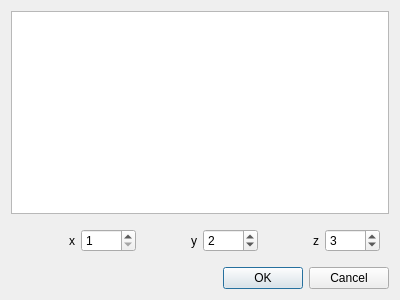
<?xml version="1.0" encoding="UTF-8"?>
<ui version="4.0">
 <class>Dialog</class>
 <widget class="QDialog" name="Dialog">
  <property name="geometry">
   <rect>
    <x>0</x>
    <y>0</y>
    <width>400</width>
    <height>300</height>
   </rect>
  </property>
  <property name="windowTitle">
   <string>Plot PCA</string>
  </property>
  <layout class="QVBoxLayout" name="verticalLayout">
   <item>
    <widget class="QTextBrowser" name="textBrowser">
     <property name="sizePolicy">
      <sizepolicy hsizetype="Expanding" vsizetype="Expanding">
       <horstretch>9</horstretch>
       <verstretch>9</verstretch>
      </sizepolicy>
     </property>
    </widget>
   </item>
   <item>
    <widget class="QWidget" name="verticalWidget" native="true">
     <property name="sizePolicy">
      <sizepolicy hsizetype="Preferred" vsizetype="Preferred">
       <horstretch>1</horstretch>
       <verstretch>1</verstretch>
      </sizepolicy>
     </property>
     <layout class="QHBoxLayout" name="horizontalLayout">
      <item alignment="Qt::AlignRight">
       <widget class="QLabel" name="xLabel">
        <property name="text">
         <string>x</string>
        </property>
       </widget>
      </item>
      <item>
       <widget class="QDoubleSpinBox" name="xSpinBox">
        <property name="decimals">
         <number>0</number>
        </property>
        <property name="minimum">
         <double>1.000000000000000</double>
        </property>
        <property name="value">
         <double>1.000000000000000</double>
        </property>
       </widget>
      </item>
      <item alignment="Qt::AlignRight">
       <widget class="QLabel" name="yLabel">
        <property name="text">
         <string>y</string>
        </property>
       </widget>
      </item>
      <item>
       <widget class="QDoubleSpinBox" name="ySpinBox">
        <property name="decimals">
         <number>0</number>
        </property>
        <property name="minimum">
         <double>1.000000000000000</double>
        </property>
        <property name="value">
         <double>2.000000000000000</double>
        </property>
       </widget>
      </item>
      <item alignment="Qt::AlignRight">
       <widget class="QLabel" name="zLabel">
        <property name="text">
         <string>z</string>
        </property>
       </widget>
      </item>
      <item>
       <widget class="QDoubleSpinBox" name="zSpinBox">
        <property name="decimals">
         <number>0</number>
        </property>
        <property name="minimum">
         <double>1.000000000000000</double>
        </property>
        <property name="value">
         <double>3.000000000000000</double>
        </property>
       </widget>
      </item>
     </layout>
    </widget>
   </item>
   <item>
    <widget class="QDialogButtonBox" name="buttonBox">
     <property name="sizePolicy">
      <sizepolicy hsizetype="Expanding" vsizetype="Fixed">
       <horstretch>0</horstretch>
       <verstretch>1</verstretch>
      </sizepolicy>
     </property>
     <property name="standardButtons">
      <set>QDialogButtonBox::Cancel|QDialogButtonBox::Ok</set>
     </property>
    </widget>
   </item>
  </layout>
 </widget>
 <resources/>
 <connections/>
</ui>
